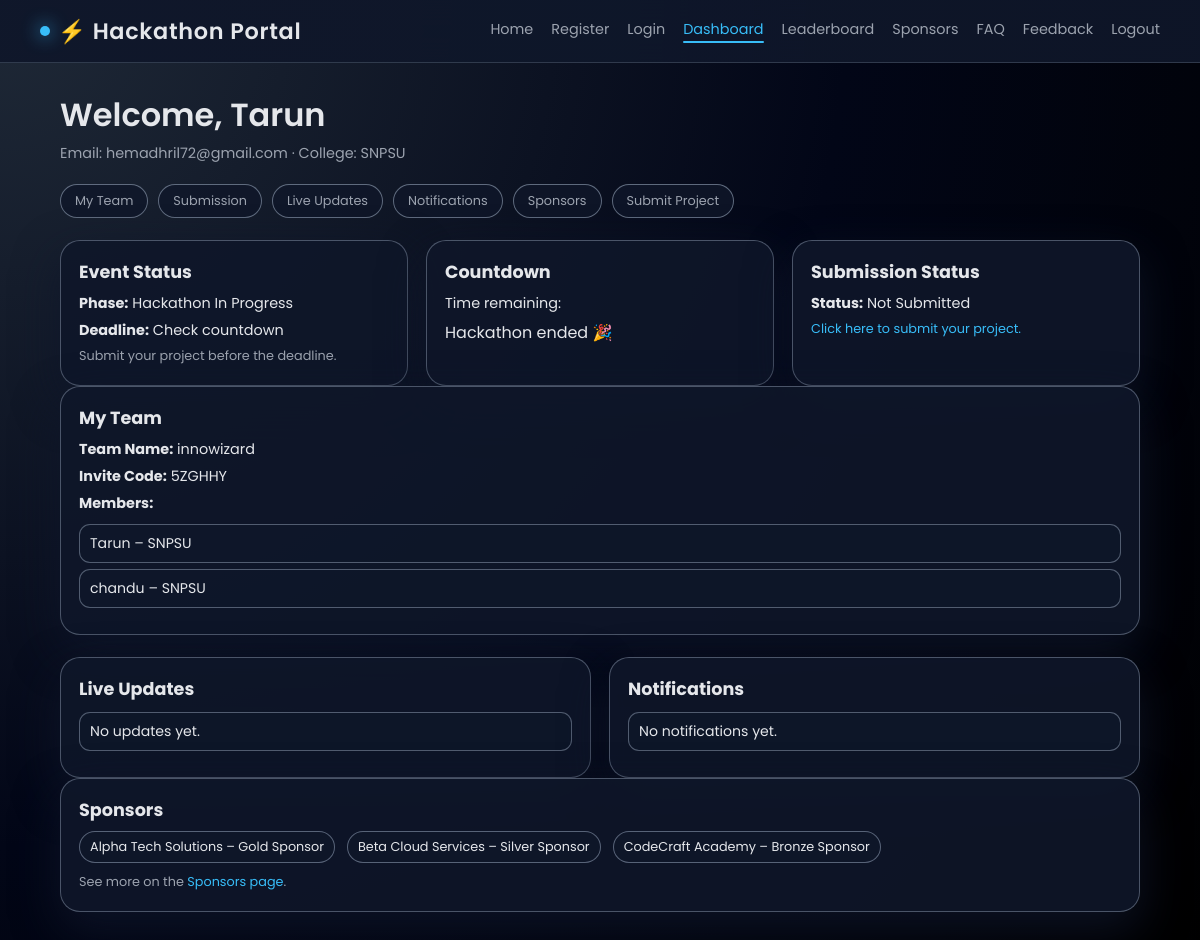
The page /dashboard (signed in) on the database its author committed.
### app.py (models this page shows)
class User(db.Model):
    id = db.Column(db.Integer, primary_key=True)
    name = db.Column(db.String(120), nullable=False)
    email = db.Column(db.String(120), unique=True, nullable=False)
    phone = db.Column(db.String(20), nullable=False)
    college = db.Column(db.String(120), nullable=False)
    password_hash = db.Column(db.String(255), nullable=False)
    team_id = db.Column(db.Integer, db.ForeignKey("team.id"))
    submissions = db.relationship("Submission", backref="user", lazy=True)
    feedbacks = db.relationship("Feedback", backref="user", lazy=True)

class Team(db.Model):
    id = db.Column(db.Integer, primary_key=True)
    team_name = db.Column(db.String(100), nullable=False)
    invite_code = db.Column(db.String(10), unique=True, nullable=False)
    created_by = db.Column(db.Integer, db.ForeignKey("user.id"))
    members = db.relationship(
        "User",
        backref="team",
        lazy=True,
        foreign_keys="User.team_id",
    )

class Sponsor(db.Model):
    id = db.Column(db.Integer, primary_key=True)
    name = db.Column(db.String(150), nullable=False)
    tier = db.Column(db.String(50), nullable=False)
    link = db.Column(db.String(255))

### app.py (the view)
@app.route("/dashboard")
def dashboard():
    user = get_current_user()
    if not user:
        flash("Please login to access dashboard.", "error")
        return redirect(url_for("login"))
    team = user.team
    team_members = User.query.filter_by(team_id=team.id).all() if team else []
    submission = Submission.query.filter_by(user_id=user.id).first()
    seed_sponsors()
    sponsors = Sponsor.query.all()
    live_updates = LiveUpdate.query.order_by(LiveUpdate.id.desc()).all()
    notifications = Notification.query.order_by(Notification.id.desc()).all()
    return render_template(
        "dashboard.html",
        user=user,
        team=team,
        team_members=team_members,
        submission=submission,
        sponsors=sponsors,
        live_updates=live_updates,
        notifications=notifications,
    )

### app.py (called while the page is built)
@app.context_processor
def inject_hackathon_time():
    return {"hackathon_end_iso": HACKATHON_END.isoformat()}

def get_current_user():
    if "user_id" in session:
        return User.query.get(session["user_id"])
    return None

def seed_sponsors():
    if Sponsor.query.count() == 0:
        sponsors = [
            Sponsor(name="Alpha Tech Solutions", tier="Gold", link="https://example.com"),
            Sponsor(name="Beta Cloud Services", tier="Silver", link="https://example.com"),
            Sponsor(name="CodeCraft Academy", tier="Bronze", link="https://example.com"),
        ]
        db.session.add_all(sponsors)
        db.session.commit()

### templates/Dashboard.html (shortened to what this page needs)
<!DOCTYPE html>
<html lang="en">
<head>
  <link rel="stylesheet" href="{{ url_for('static', filename='styles.css') }}">
</head>
<body>
<header class="topbar">
  <div class="logo">⚡ Hackathon Portal</div>
  <nav class="nav-links">
    <a href="{{ url_for('home') }}">Home</a>
    <a href="{{ url_for('register') }}">Register</a>
    <a href="{{ url_for('login') }}">Login</a>
    <a href="{{ url_for('dashboard') }}" class="active">Dashboard</a>
    <a href="{{ url_for('leaderboard') }}">Leaderboard</a>
    <a href="{{ url_for('sponsors_page') }}">Sponsors</a>
    <a href="{{ url_for('faq') }}">FAQ</a>
    <a href="{{ url_for('feedback') }}">Feedback</a>
    <a href="{{ url_for('logout') }}">Logout</a>
  </nav>
</header>
<div class="dashboard-wrapper">
  <h1 class="dashboard-title">Welcome, {{ user.name }}</h1>
  <p class="dashboard-subtitle">Email: {{ user.email }} · College: {{ user.college }}</p>
  <div class="dash-nav">
    <a href="#my-team" class="dash-nav-btn">My Team</a>
    <a href="#submission-status" class="dash-nav-btn">Submission</a>
    <a href="#live-updates" class="dash-nav-btn">Live Updates</a>
    <a href="#notifications" class="dash-nav-btn">Notifications</a>
    <a href="#sponsors" class="dash-nav-btn">Sponsors</a>
    <a href="{{ url_for('submit') }}" class="dash-nav-btn">Submit Project</a>
  </div>
  <div class="dash-grid-top">
    <section class="card dash-card">
      <h2>Event Status</h2>
      <p class="status-line"><strong>Phase:</strong> Hackathon In Progress</p>
      <p class="status-line"><strong>Deadline:</strong> Check countdown</p>
      <p class="status-note">Submit your project before the deadline.</p>
    </section>
    <section class="card dash-card">
      <h2>Countdown</h2>
      <p class="status-line">Time remaining:</p>
      <div id="dash-countdown" class="countdown-timer" data-end="{{ hackathon_end_iso }}">
      </div>
    </section>
    <section class="card dash-card" id="submission-status">
      <h2>Submission Status</h2>
      {% if submission %}
        <p class="status-line"><strong>Title:</strong> {{ submission.title }}</p>
        <p class="status-line"><strong>GitHub:</strong> <a href="{{ submission.github }}" target="_blank">Open</a></p>
        <p class="status-line"><strong>Demo Video:</strong> <a href="{{ submission.video }}" target="_blank">Watch</a></p>
        <p class="status-note">You can update your submission anytime before the deadline.</p>
      {% else %}
        <p class="status-line"><strong>Status:</strong> Not Submitted</p>
        <p class="status-note"><a href="{{ url_for('submit') }}">Click here to submit your project.</a></p>
      {% endif %}
    </section>
  </div>
  <section class="card dash-card" id="my-team">
    <h2>My Team</h2>
    <p class="status-line"><strong>Team Name:</strong> {{ team.team_name if team else 'Not set' }}</p>
    <p class="status-line"><strong>Invite Code:</strong> {{ team.invite_code if team else 'Not set' }}</p>
    <p class="status-line"><strong>Members:</strong></p>
    <ul class="list-box">
      {% for member in team_members %}
        <li>{{ member.name }} – {{ member.college }}</li>
      {% endfor %}
    </ul>
  </section>
  <div class="dash-grid-mid">
    <section class="card dash-card" id="live-updates">
      <h2>Live Updates</h2>
      <ul class="list-box">
        {% if live_updates %}
          {% for u in live_updates %}
            <li>{{ u.text }}</li>
          {% endfor %}
        {% else %}
          <li>No updates yet.</li>
        {% endif %}
      </ul>
    </section>
    <section class="card dash-card" id="notifications">
      <h2>Notifications</h2>
      <ul class="list-box">
        {% if notifications %}
          {% for n in notifications %}
            <li>{{ n.text }}</li>
          {% endfor %}
        {% else %}
          <li>No notifications yet.</li>
        {% endif %}
      </ul>
    </section>
  </div>
  <section class="card dash-card" id="sponsors">
    <h2>Sponsors</h2>
    <div class="sponsor-flex">
      {% for sp in sponsors %}
        <div class="sponsor-chip">{{ sp.name }} – {{ sp.tier }} Sponsor</div>
      {% endfor %}
    </div>
    <p class="status-note" style="margin-top:10px;">
      See more on the <a href="{{ url_for('sponsors_page') }}">Sponsors page</a>.
    </p>
  </section>
</div>
</body>
</html>

### static/styles.css (style rules this page uses)
:root { --bg-gradient: radial-gradient(circle at top left, #1f2937, #020617 55%, #000000); --card-bg: rgba(15, 23, 42, 0.9); --accent: #38bdf8; --accent-soft: rgba(56, 189, 248, 0.25); --accent-strong: #0ea5e9; --text-main: #e5e7eb; --text-muted: #9ca3af; --danger: #f97373; --success: #22c55e; --shadow-soft: 0 18px 45px rgba(15, 23, 42, 0.8); --radius-xl: 18px; --transition-fast: 0.2s ease; --transition-med: 0.35s ease; }
* { margin: 0; padding: 0; box-sizing: border-box; font-family: "Poppins", system-ui, -apple-system, BlinkMacSystemFont, sans-serif; }
body { min-height: 100vh; background: var(--bg-gradient); color: var(--text-main); -webkit-font-smoothing: antialiased; }
html { scroll-behavior: smooth; }
a { color: inherit; text-decoration: none; }
.dashboard-wrapper, .form-container, .hero, .features { animation: fadeInUp 0.6s ease-out; }
.topbar { position: sticky; top: 0; z-index: 30; width: 100%; background: linear-gradient(to right, rgba(15,23,42,0.96), rgba(15,23,42,0.9)); backdrop-filter: blur(16px); border-bottom: 1px solid rgba(148, 163, 184, 0.25); padding: 14px 40px; display: flex; align-items: center; justify-content: space-between; }
.logo { font-size: 1.4rem; font-weight: 600; letter-spacing: 0.03em; display: flex; align-items: center; gap: 8px; }
.logo::before { content: ""; width: 10px; height: 10px; border-radius: 999px; background: var(--accent); box-shadow: 0 0 18px var(--accent); }
.nav-links { display: flex; align-items: center; gap: 18px; flex-wrap: wrap; }
.nav-links a { position: relative; font-size: 0.9rem; color: var(--text-muted); padding-bottom: 3px; transition: color var(--transition-fast); }
.nav-links a::after { content: ""; position: absolute; left: 0; bottom: 0; width: 0%; height: 2px; border-radius: 999px; background: var(--accent); transition: width var(--transition-med); }
.nav-links a:hover::after, .nav-links a.active::after { width: 100%; }
.nav-links a.active { color: var(--accent); }
.dashboard-wrapper { width: 90%; max-width: 1150px; margin: 28px auto 50px; }
.dashboard-title { font-size: 2rem; font-weight: 600; }
.dashboard-subtitle { font-size: 0.9rem; margin-top: 4px; color: var(--text-muted); }
.dash-nav { margin: 20px 0 10px; display: flex; flex-wrap: wrap; gap: 10px; }
.dash-nav-btn { padding: 7px 14px; border-radius: 999px; font-size: 0.8rem; background: rgba(15, 23, 42, 0.8); border: 1px solid rgba(148, 163, 184, 0.6); color: var(--text-muted); text-decoration: none; cursor: pointer; transition: background var(--transition-fast), border-color var(--transition-fast), transform var(--transition-fast), box-shadow var(--transition-fast), color var(--transition-fast); }
.dash-grid-top, .dash-grid-mid { display: grid; grid-template-columns: repeat(auto-fit, minmax(260px, 1fr)); gap: 18px; margin-top: 22px; }
.card, .dash-card { background: var(--card-bg); border-radius: 20px; padding: 18px 18px 20px; border: 1px solid rgba(148, 163, 184, 0.45); box-shadow: var(--shadow-soft); position: relative; overflow: hidden; transition: transform var(--transition-med), box-shadow var(--transition-med), border-color var(--transition-med), background var(--transition-med); }
.card::before, .dash-card::before { content: ""; position: absolute; inset: 0; background: radial-gradient(circle at top left, rgba(56,189,248,0.12), transparent 55%); opacity: 0; transition: opacity var(--transition-med); pointer-events: none; }
.card h2, .dash-card h2 { font-size: 1.1rem; margin-bottom: 8px; }
.status-line { font-size: 0.9rem; margin: 6px 0; }
.status-note { font-size: 0.8rem; color: var(--text-muted); margin-top: 6px; }
.status-note a { color: var(--accent); }
.list-box { list-style: none; margin-top: 10px; }
.list-box li { font-size: 0.88rem; background: rgba(15, 23, 42, 0.85); border-radius: 11px; padding: 8px 10px; border: 1px solid rgba(148, 163, 184, 0.5); margin-bottom: 6px; }
.sponsor-flex { display: flex; flex-wrap: wrap; gap: 12px; }
.sponsor-chip { padding: 6px 10px; border-radius: 999px; font-size: 0.8rem; background: rgba(15, 23, 42, 0.9); border: 1px solid rgba(148, 163, 184, 0.55); }

### rows shown on the page
User: name "Tarun", email "hemadhril72@gmail.com", college "SNPSU"
Team: team_name "innowizard", invite_code "5ZGHHY"
User: name "chandu", college "SNPSU"
Sponsor: name "Alpha Tech Solutions", tier "Gold"
Sponsor: name "Beta Cloud Services", tier "Silver"
Sponsor: name "CodeCraft Academy", tier "Bronze"
